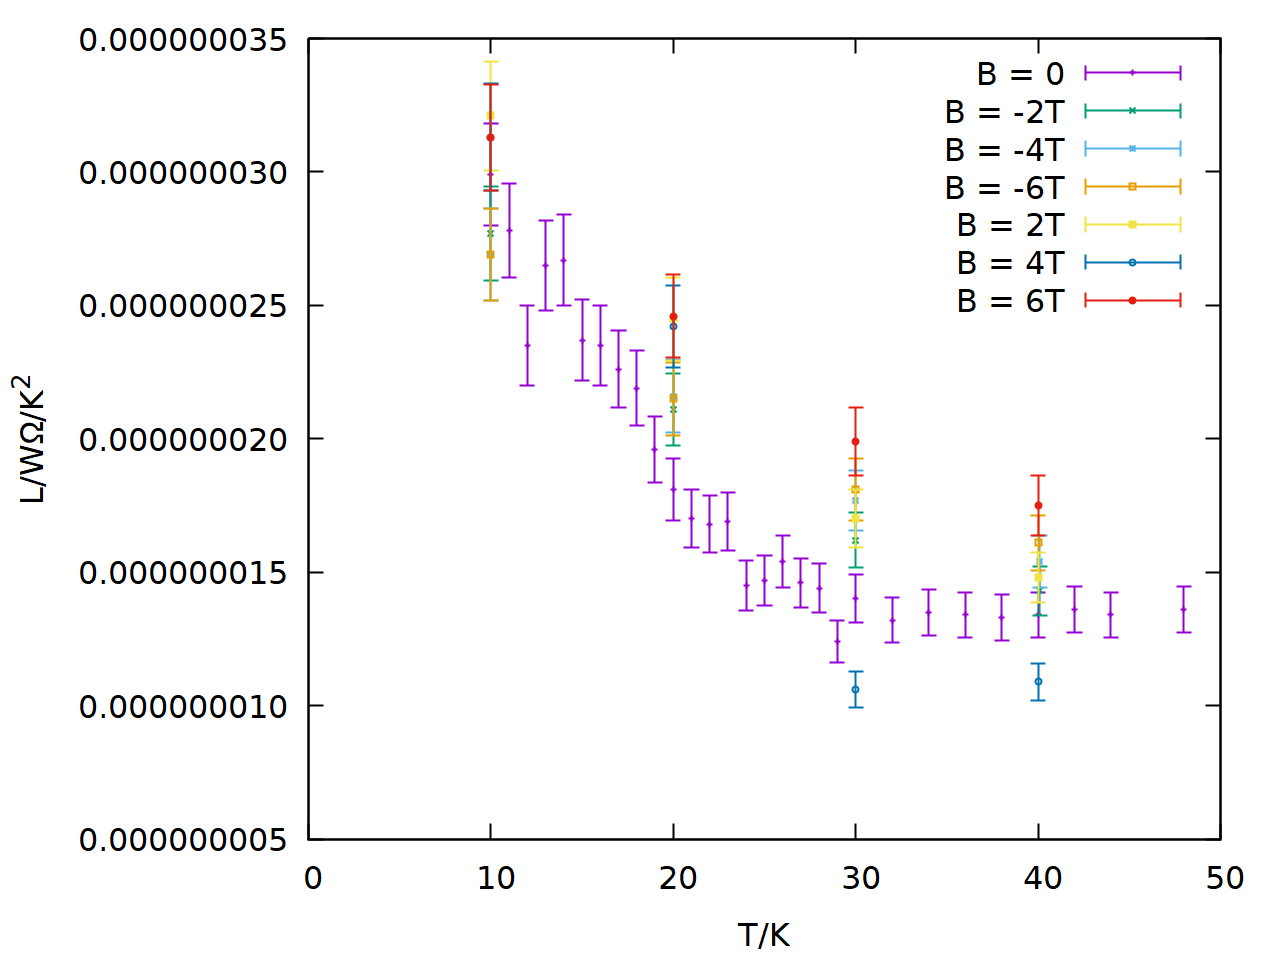

Recreate this plot in gnuplot.
set term pngcairo size 1280,960 fontscale 2 linewidth 2

set xlabel "T/K"
set ylabel "L/W{/Symbol W}/K^2"

set key top right

set xrange [0:50]

set output 'wiede.png' 
p 'wiede.txt' u "T":($2==0?$9:1/0):10 w yerrorbars title "B = 0",\
	'wiede.txt' u "T":($2==-2?$9:1/0):10 w yerrorbars title "B = -2T",\
	'wiede.txt' u "T":($2==-4?$9:1/0):10 w yerrorbars title "B = -4T",\
	'wiede.txt' u "T":($2==-6?$9:1/0):10 w yerrorbars title "B = -6T",\
	'wiede.txt' u "T":($2==2?$9:1/0):10 w yerrorbars title "B = 2T",\
	'wiede.txt' u "T":($2==4?$9:1/0):10 w yerrorbars title "B = 4T",\
	'wiede.txt' u "T":($2==6?$9:1/0):10 w yerrorbars title "B = 6T"
	
unset xrange	

set output 'wiede_B0.png' 
p 'wiede.txt' u "T":($2==0?$9:1/0):10 w yerrorbars title "B = 0" lt rgb "black",\

set key bottom right

f(x) = a*x+b
g(x) = c*x

fit f(x) 'wiede.txt' u "T":($2==0 && $1> 100?$11:1/0):12 yerror via a,b

set ylabel "{/Symbol r}{/Symbol k}/W{/Symbol W}/K"

set output 'wiede_B0_rhokappa.png' 
p 'wiede.txt' u "T":($2==0?$11:1/0):12 w yerrorbars title "B = 0" lt rgb "black",\
	f(x) lt rgb "black",\
	
	
